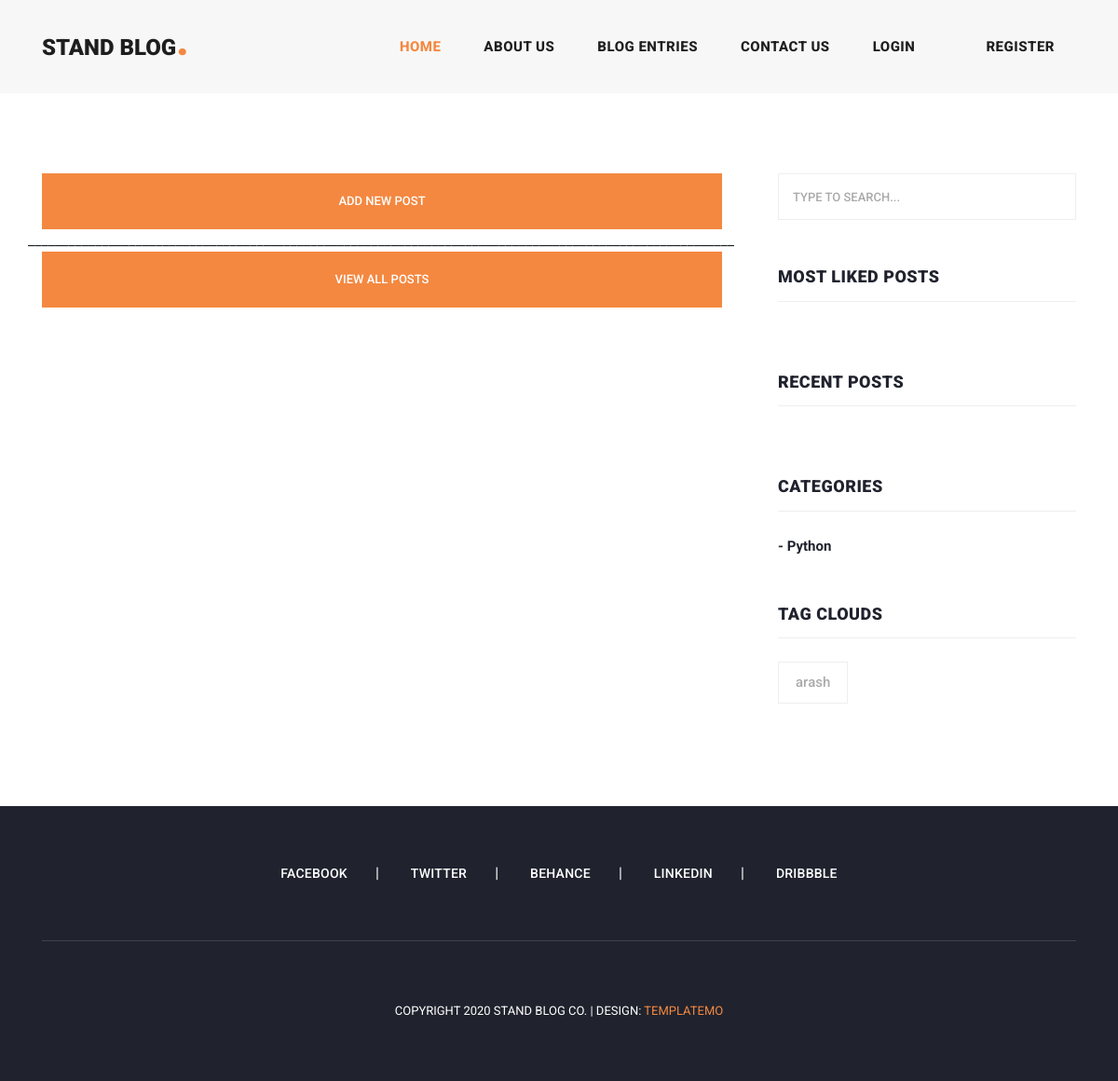
/, run on an earlier commit of the app's database.
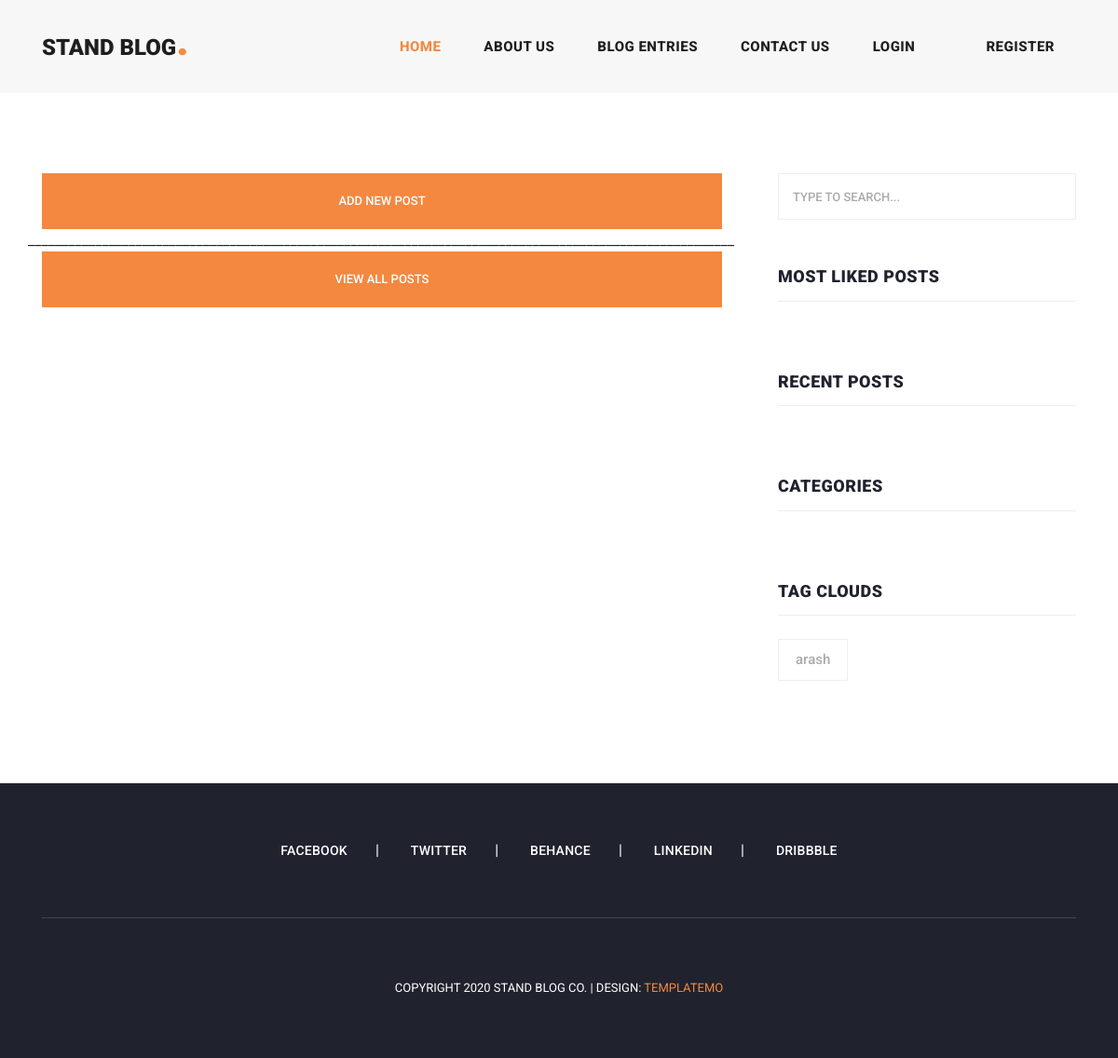
And on a later commit of the database.
### blogentries_app/models.py (models this page shows, shortened)
class Category(models.Model):
    title = models.CharField(max_length=70)

### home_app/views.py (the view)
# urls.py: path('', views.home, name='home'),
def home(request):
    post = Post.objects.all()
    recent_post = Post.objects.all()[:3]
    recent_post_banner = Post.objects.all()[:5]
    context = {
        'post': post,
        'recent_post': recent_post,
        'recent_post_banner': recent_post_banner
    }
    return render(request, 'home_app/index.html', context)

### context_processors/context_processors.py (called while the page is built)
def recent_post(request):
    recent_post  = Post.objects.all()[:3]
    return {'recent_post': recent_post}

def category_list(request):
    category = Category.objects.all()
    return {'category': category}

### home_app/templates/home_app/index.html (shortened to what this page needs)
{% extends 'base.html' %}
{% load static %}
{% block content %}
    <body>
    <div class="main-banner header-text">
        <div class="container-fluid">
            <div class="owl-banner owl-carousel">
            </div>
        </div>
    </div>
    <section class="blog-posts">
        <div class="container">
            <div class="row">
                <div class="col-lg-8">
                    <div class="all-blog-posts">
                        <div class="row">
                            <div class="col-lg-12">
                                <div class="main-button">
                                    <a href="http://127.0.0.1:8000/admin_login/blogentries_app/post/add/">Add New Post</a>
                                </div>
                            </div>
                        <span>_________________________________________________________________________________________________________</span>
                            <div class="col-lg-12">
                                <div class="main-button">
                                    <a href="{% url 'blogentries_app:blogentries_app' %}">View All Posts</a>
                                </div>
                            </div>
                        </div>
                    </div>
                </div>
                {% include 'include/side_bar.html' %}
            </div>
        </div>
    </section>
    </body>
{% endblock %}

### templates/include/side_bar.html (shortened to what this page needs)
<div class="col-lg-4">
    <div class="sidebar">
        <div class="row">
            <div class="col-lg-12">
                <div class="sidebar-item search">
                    <form id="search_form" name="gs" method="GET" action="{% url 'blogentries_app:search' %}">
                        <input type="text" name="q" class="searchText" placeholder="type to search..."
                               autocomplete="on">
                    </form>
                </div>
            </div>
            <div class="col-lg-12">
                <div class="sidebar-item recent-posts">
                    <div class="sidebar-heading">
                        <h2>Most Liked Posts</h2>
                    </div>
                </div>
            </div>
            <div class="col-lg-12">
                <div class="sidebar-item recent-posts">
                    <div class="sidebar-heading">
                        <h2>Recent Posts</h2>
                    </div>
                </div>
            </div>
            <div class="col-lg-12">
                <div class="sidebar-item categories">
                    <div class="sidebar-heading">
                        <h2>Categories</h2>
                    </div>
                    <div class="content">
                        <ul>
                            {% for x in category %}
                                <li><a href="{% url 'blogentries_app:category_list' x.id %}">- {{ x.title }}</a></li>
                            {% endfor %}
                        </ul>
                    </div>
                </div>
            </div>
            <div class="col-lg-12">
                <div class="sidebar-item tags">
                    <div class="sidebar-heading">
                        <h2>Tag Clouds</h2>
                    </div>
                    <div class="content">
                        <ul>
                            <li><a href="#"> arash </a></li>
                        </ul>
                    </div>
                </div>
            </div>
        </div>
    </div>
</div>

What changed in the data, as far as the page shows it:
removed Category: title "Python"
